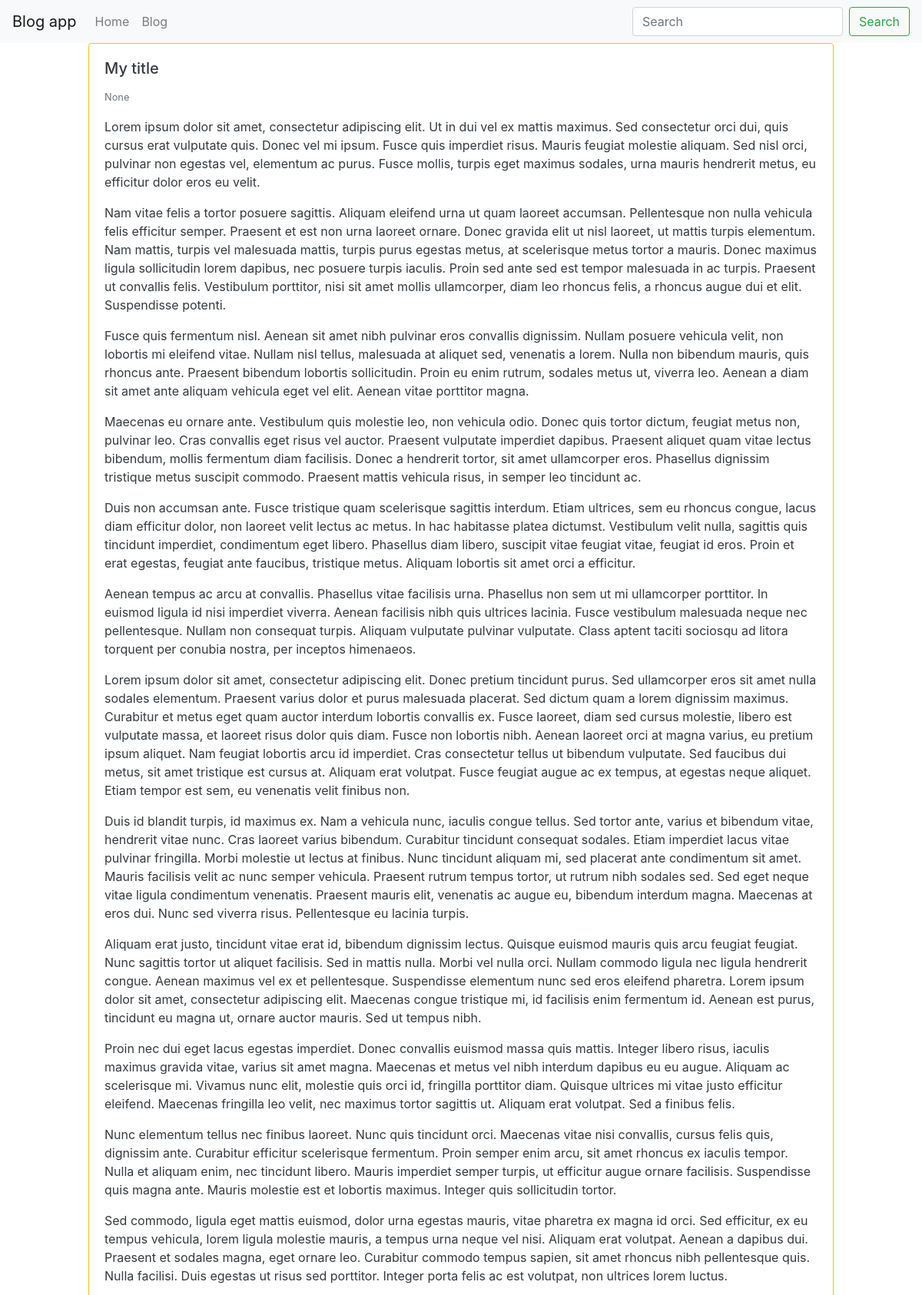
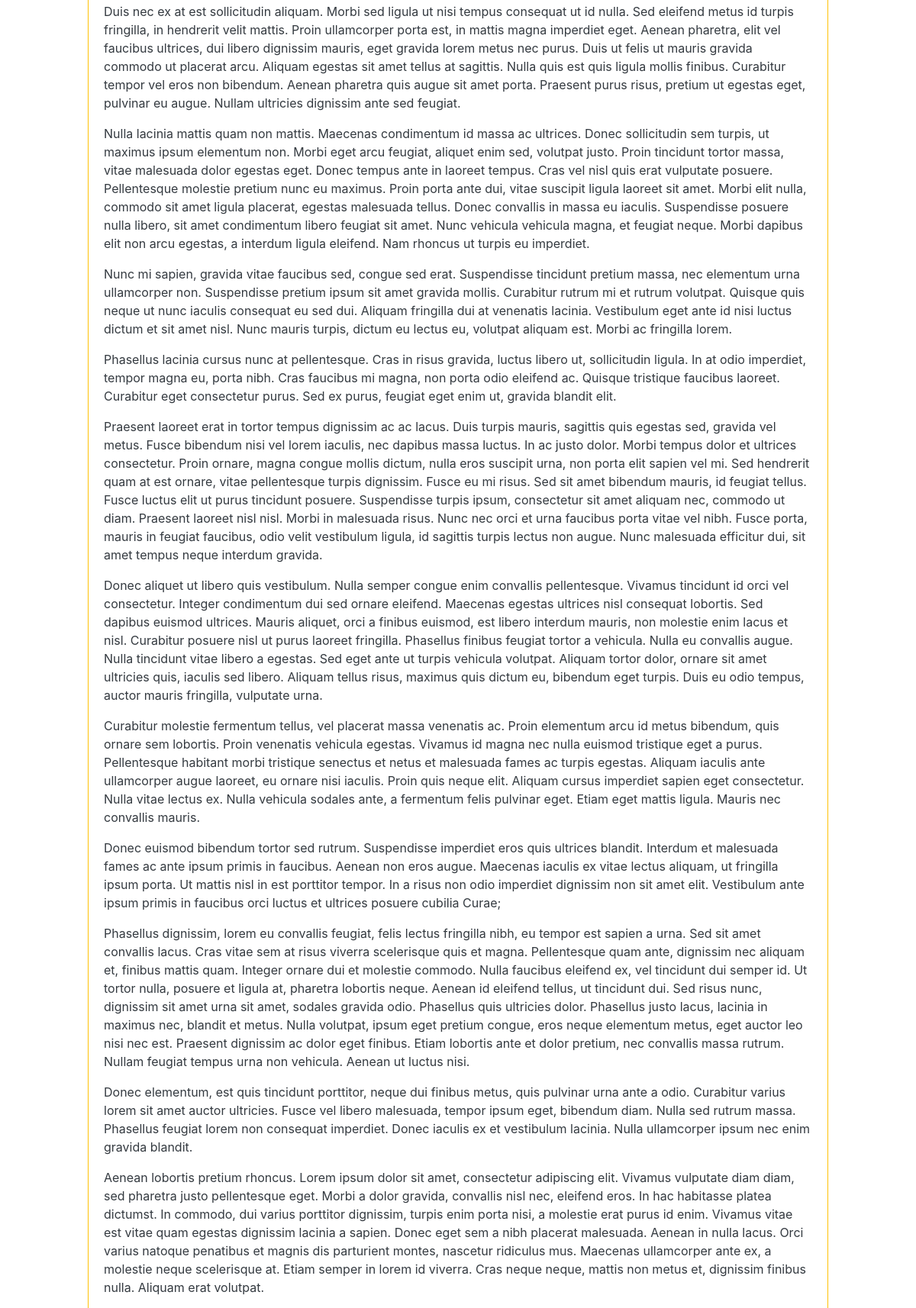
The app's page /blog/my-slug21 (upper part) with its own data (2 pictures, top to bottom).
### blog/models.py (models this page shows, shortened)
class BlogPost(models.Model):
    user = models.ForeignKey(User, default=1, null=True,
                             on_delete=models.SET_NULL)
    image = models.FileField(upload_to='image/', blank=True, null=True)
    title = models.CharField(max_length=120)
    slug = models.SlugField(unique=True)
    content = models.TextField(null=True, blank=True)
    publish_date = models.DateTimeField(auto_now=False, auto_now_add=False,
                                        null=True, blank=True)
    timestamp = models.DateTimeField(auto_now_add=True)
    updated = models.DateTimeField(auto_now=True)
    objects = BlogPostManager()
    class Meta:
        ordering = ['-publish_date', '-updated', '-timestamp']

### blog/views.py (the view)
# urls.py: path('<str:slug>', blog_post_detail_view),
def blog_post_detail_view(request,slug):
    obj = get_object_or_404(BlogPost, slug=slug)
    template_name = 'blog/detail.html'
    context = {"object": obj}
    return render(request, template_name, context)

### blog/models.py (called while the page is built)
    def get_queryset(self):
        return BlogPostQuerySet(self.model, using=self._db)

### blog/templates/blog/detail.html (shortened to what this page needs)
{% extends "base.html" %}
{% block content %}
    <div class="row">
        {% include 'blog/list-inline.html'  with blog_post=object detail=True %}
    </div>
{% endblock %}

### blog/templates/blog/list-inline.html (shortened to what this page needs)
<div class="col-12 col-md-10 mb-3  mx-auto">
    <div class="card {% if not blog_post.publish_date %} border-warning text-dark {% endif %}">
        <div class="card-body">
            <h5 class="card-title">{{ blog_post.title }}</h5>
            <p class="card-text">
            <small class="text-muted">{{ blog_post.publish_date }}</small>
                {% if truncate %}
                    {{ blog_post.content | linebreaks | truncatewords:30 }}
                {% else %}
                    {{ blog_post.content | linebreaks }}
                {% endif %}
            </p>
        </div>
    </div>
</div>

### records on screen
BlogPost: title "My title", publish_date "None", content "Lorem ipsum dolor sit amet, consectetur adipiscing elit. Ut in dui vel ex mattis maximus. Sed consectetur orci dui, quis cursus erat vulputate quis. Donec vel mi ipsum. Fusce quis imperdiet risus. Mauris feugiat molestie aliquam. Sed nisl orci, pulvinar non egestas vel, elementum ac purus. Fusce mollis, turpis eget maximus sodales, urna mauris hendrerit metus, eu efficitur dolor eros eu velit. Nam vitae felis a tortor posuere sagittis. Aliquam eleifend urna ut quam laoreet accumsan. Pellentesque non nulla vehicula felis efficitur semper. Praesent et est non urna laoreet ornare. Donec gravida elit ut nisl laoreet, ut mattis turpis elementum. Nam mattis, turpis vel malesuada mattis, turpis…"
